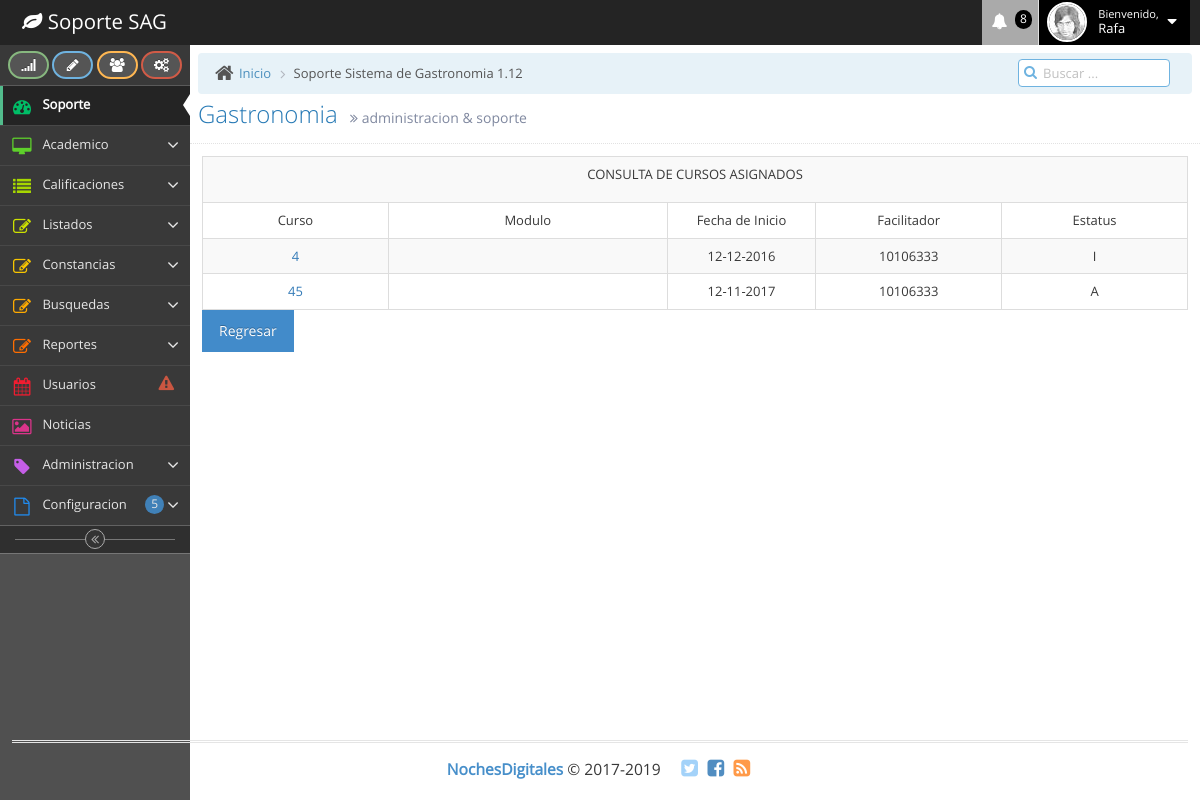
The app's page /soporteSAG/cursosasignados.php?login_usuario=10106333 with its own data.
### tables this page shows
CREATE TABLE `cursos` (
  `idcurso` int(11) NOT NULL,
  `periodo` varchar(25) NOT NULL,
  `fechacurso` varchar(25) NOT NULL,
  `idfacilitador` varchar(50) NOT NULL,
  `nombrefac` varchar(80) NOT NULL,
  `estatus` varchar(50) NOT NULL
);

### soporteSAG/cursosasignados.php (the view, shortened to what this page needs)
<?php
 $login_usuario = $_GET["login_usuario"];
?>
<!DOCTYPE html>
<html lang="en">
	<head>
		<link rel="stylesheet" href="assets/css/bootstrap.min.css" />
		<link rel="stylesheet" href="assets/font-awesome/4.5.0/css/font-awesome.min.css" />
		<link rel="stylesheet" href="assets/css/ace.min.css" class="ace-main-stylesheet" id="main-ace-style" />
		<link rel="stylesheet" href="assets/css/ace-skins.min.css" />
		<link rel="stylesheet" href="assets/css/ace-rtl.min.css" />
	</head>
	<body class="skin-2">
		<div id="navbar" class="navbar navbar-default          ace-save-state">
			<div class="navbar-container ace-save-state" id="navbar-container">
				<div class="navbar-header pull-left">
					<a href="index.html" class="navbar-brand">
						<small>
							<i class="fa fa-leaf"></i>
							Soporte SAG
						</small>
					</a>
				</div>
				<div class="navbar-buttons navbar-header pull-right" role="navigation">
					<ul class="nav ace-nav">
					  <li class="purple dropdown-modal">
							<a data-toggle="dropdown" class="dropdown-toggle" href="#">
								<i class="ace-icon fa fa-bell icon-animated-bell"></i>
								<span class="badge badge-important">8</span>
							</a>
					  </li>
						<li class="light-blue dropdown-modal">
							<a data-toggle="dropdown" href="#" class="dropdown-toggle">
								<img class="nav-user-photo" src="assets/images/avatars/user.jpg" alt="Jason's Photo" />
								<span class="user-info">
									<small>Bienvenido,</small>
									Rafa
								</span>
								<i class="ace-icon fa fa-caret-down"></i>
							</a>
					  </li>
				  </ul>
				</div>
			</div>
		</div>
		<div class="main-container ace-save-state" id="main-container">
			<div id="sidebar" class="sidebar                  responsive                    ace-save-state">
				<div class="sidebar-shortcuts" id="sidebar-shortcuts">
					<div class="sidebar-shortcuts-large" id="sidebar-shortcuts-large">
						<button class="btn btn-success">
							<i class="ace-icon fa fa-signal"></i>
						</button>
						<button class="btn btn-info">
							<i class="ace-icon fa fa-pencil"></i>
						</button>
						<button class="btn btn-warning">
							<i class="ace-icon fa fa-users"></i>
						</button>
						<button class="btn btn-danger">
							<i class="ace-icon fa fa-cogs"></i>
						</button>
					</div>
				</div>
				<ul class="nav nav-list">
					<li class="active">
						<a href="index.html">
							<i class="menu-icon fa fa-tachometer"></i>
							<span class="menu-text"> Soporte </span>
						</a>
					</li>
					<li class="">
						<a href="#" class="dropdown-toggle">
							<i class="menu-icon fa fa-desktop"></i>
							<span class="menu-text">
								Academico
							</span>
							<b class="arrow fa fa-angle-down"></b>
						</a>
					</li>
					<li class="">
						<a href="#" class="dropdown-toggle">
							<i class="menu-icon fa fa-list"></i>
							<span class="menu-text"> Calificaciones </span>
							<b class="arrow fa fa-angle-down"></b>
						</a>
					</li>
					<li class="">
						<a href="#" class="dropdown-toggle">
							<i class="menu-icon fa fa-pencil-square-o"></i>
							<span class="menu-text"> Listados </span>
							<b class="arrow fa fa-angle-down"></b>
						</a>
					</li>
<li class="">
						<a href="#" class="dropdown-toggle">
							<i class="menu-icon fa fa-pencil-square-o"></i>
									<span class="menu-text"> Constancias </span>
							<b class="arrow fa fa-angle-down"></b>
						</a>
					</li>
                    <li class="">
						<a href="#" class="dropdown-toggle">
							<i class="menu-icon fa fa-pencil-square-o"></i>
									<span class="menu-text"> Busquedas </span>
							<b class="arrow fa fa-angle-down"></b>
						</a>
					</li>
                    <li class="">
						<a href="#" class="dropdown-toggle">
							<i class="menu-icon fa fa-pencil-square-o"></i>
									<span class="menu-text"> Reportes </span>
							<b class="arrow fa fa-angle-down"></b>
						</a>
					</li>
				  <li class="">
						<a href="calendar.html">
							<i class="menu-icon fa fa-calendar"></i>
							<span class="menu-text">
								Usuarios
							<span class="badge badge-transparent tooltip-error" title="2 Important Events">
									<i class="ace-icon fa fa-exclamation-triangle red bigger-130"></i>
								</span>
							</span>
						</a>
					</li>
					<li class="">
						<a href="gallery.html">
							<i class="menu-icon fa fa-picture-o"></i>
							<span class="menu-text"> Noticias </span>
						</a>
					</li>
					<li class="">
						<a href="#" class="dropdown-toggle">
							<i class="menu-icon fa fa-tag"></i>
							<span class="menu-text"> Administracion </span>
							<b class="arrow fa fa-angle-down"></b>
						</a>
					</li>
					<li class="">
						<a href="#" class="dropdown-toggle">
							<i class="menu-icon fa fa-file-o"></i>
							<span class="menu-text">
								Configuracion
							<span class="badge badge-primary">5</span>
							</span>
							<b class="arrow fa fa-angle-down"></b>
						</a>
					</li>
				</ul>
				<div class="sidebar-toggle sidebar-collapse" id="sidebar-collapse">
					<i id="sidebar-toggle-icon" class="ace-icon fa fa-angle-double-left ace-save-state" data-icon1="ace-icon fa fa-angle-double-left" data-icon2="ace-icon fa fa-angle-double-right"></i>
				</div>
			</div>
			<div class="main-content">
				<div class="main-content-inner">
				  <div class="breadcrumbs ace-save-state" id="breadcrumbs">
						<ul class="breadcrumb">
							<li>
								<i class="ace-icon fa fa-home home-icon"></i>
								<a href="#">Inicio</a>
							</li>
							<li class="active">Soporte Sistema de Gastronomia 1.12</li>
						</ul>
						<div class="nav-search" id="nav-search">
							<form class="form-search">
								<span class="input-icon">
									<input type="text" placeholder="Buscar ..." class="nav-search-input" id="nav-search-input" autocomplete="off" />
									<i class="ace-icon fa fa-search nav-search-icon"></i>
								</span>
							</form>
						</div>
					</div>
						<div class="page-header">
							<h1>
								Gastronomia
								<small>
									<i class="ace-icon fa fa-angle-double-right"></i>
									administracion &amp; soporte
								</small>
						  </h1>
				  </div>
						<div class="row">
							<div class="col-xs-12">
								<div class="col-xs-12">
          <section id="main-content">
          <section class="wrapper">
            <div class="row mt">
              <div class="col-lg-12">
                  <div class="form-panel">
                 <table width="845" border="0" align="center" class="table table-striped table-bordered table-hover dataTable no-footer">
   <?php
 $consulta = "SELECT * from cursos where idfacilitador= $login_usuario ";
 $resultado = mysql_query($consulta);
 if(mysql_num_rows($resultado) > 0){
  ?>
  <tr>
    <td colspan="5"><div align="center" class="Estilo1">
      <p>CONSULTA DE CURSOS  ASIGNADOS  </p>
    </div></td>
  </tr>
  <tr>
    <td width="100"><div align="center">Curso</div></td>
    <td width="150"><div align="center">Modulo</div></td>
    <td width="80"><div align="center">Fecha de Inicio</div></td>
    <td width="80"><div align="center">Facilitador</div></td>
    <td width="100"><div align="center">Estatus</div></td>
  </tr>
 <?php
  while ($row = mysql_fetch_array($resultado))
  {
    ?>
  <tr>
  <td width="100"><div align="center"><a href="registronotas.php?idcurso=<?php echo $row["idcurso"] ?> & login_usuario=<?php echo $row["login_usuario"] ?>"><?php echo $row["idcurso"];?></a></td>
  <td width="150"><div align="center"><?php echo $row["modulo"];?></td>
  <td width="80"><div align="center"><?php echo $row["fechacurso"];?></td>
  <td width="100"><div align="center"><?php echo $row["idfacilitador"];?></td>
  <td width="100"><div align="center"><?php echo $row["estatus"];?></td>
  </tr>
   <?php
 }
 }
 else
 {
 ?>
     <h1 align="center">NO TIENE CURSOS ASIGNADOS</h1>
   <?php
 }
?>
 </table>
              <a class="btn btn-primary" href="index.php">Regresar</a>
                   <br/>
              </div>
            </div>
    </section>
								</div>
							</div>
						</div>
			  </div>
				</div>
			</div>
			<div class="footer">
				<div class="footer-inner">
					<div class="footer-content">
						<span class="bigger-120">
							<span class="blue bolder">NochesDigitales</span>
							 &copy; 2017-2019
						</span>
						<span class="action-buttons">
							<a href="#">
								<i class="ace-icon fa fa-twitter-square light-blue bigger-150"></i>
							</a>
							<a href="#">
								<i class="ace-icon fa fa-facebook-square text-primary bigger-150"></i>
							</a>
							<a href="#">
								<i class="ace-icon fa fa-rss-square orange bigger-150"></i>
							</a>
						</span>
					</div>
				</div>
			</div>
	</body>
</html>

### records on screen
cursos: idcurso "4", fechacurso "12-12-2016", idfacilitador "10106333", estatus "I"
cursos: idcurso "45", fechacurso "12-11-2017", idfacilitador "10106333", estatus "A"
